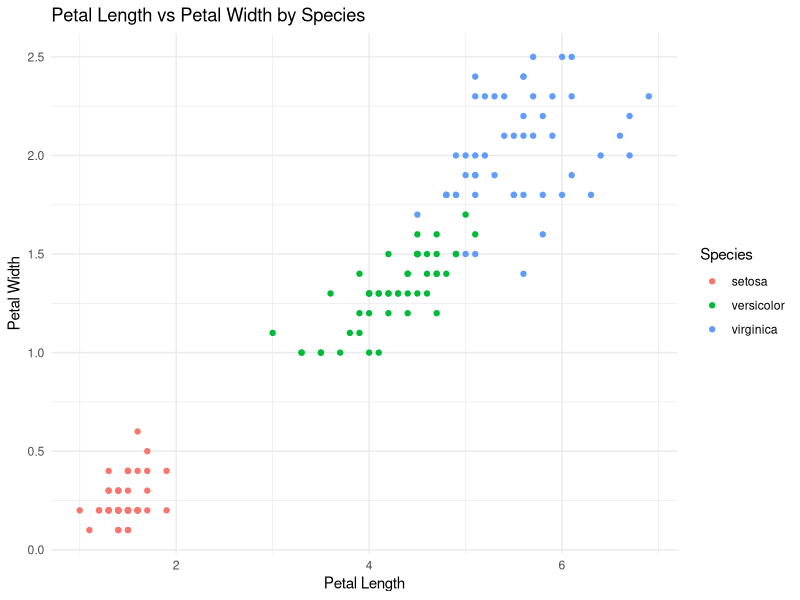
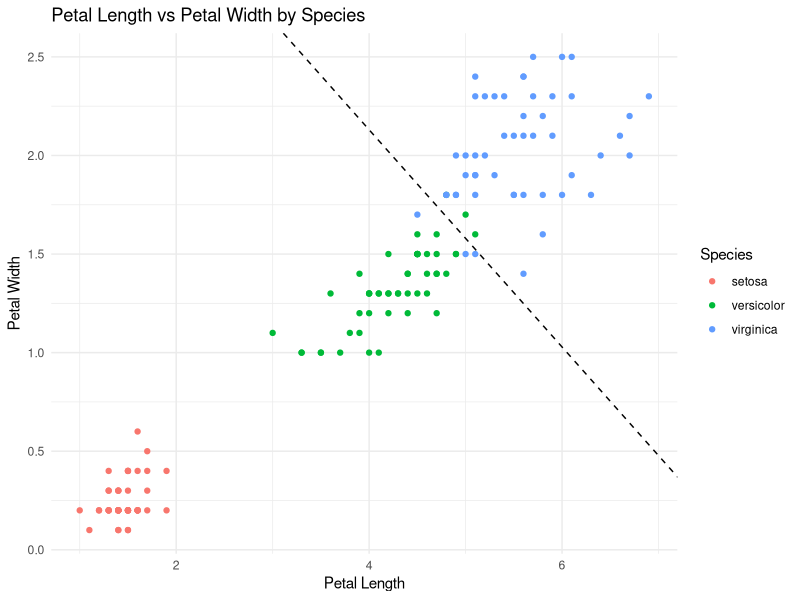

Reproduce these figures in R, in order.
# explore iris dataset

# plot petal length by petal width, colour species
library(ggplot2)

# Load the iris dataset
data(iris)

# Create the plot
ggplot(iris, aes(x = Petal.Length, y = Petal.Width, color = Species)) +
  geom_point() +
  labs(title = "Petal Length vs Petal Width by Species",
       x = "Petal Length",
       y = "Petal Width") +
  theme_minimal()

# logistic regression model to discriminate between virginica species and non-virginica
iris$IsVirginica <- ifelse(iris$Species == "virginica", 1, 0)
logreg_model <- glm(IsVirginica ~ Petal.Length + Petal.Width, data = iris, family = binomial)

# Re-do earlier plot, now with linear discrimination line from logreg model
ggplot(iris, aes(x = Petal.Length, y = Petal.Width, color = Species)) +
  geom_point() +
  labs(title = "Petal Length vs Petal Width by Species",
       x = "Petal Length",
       y = "Petal Width") +
  theme_minimal() +
  geom_abline(intercept = -coef(logreg_model)[1] / coef(logreg_model)[3], 
              slope = -coef(logreg_model)[2] / coef(logreg_model)[3], 
              color = "black", linetype = "dashed")

